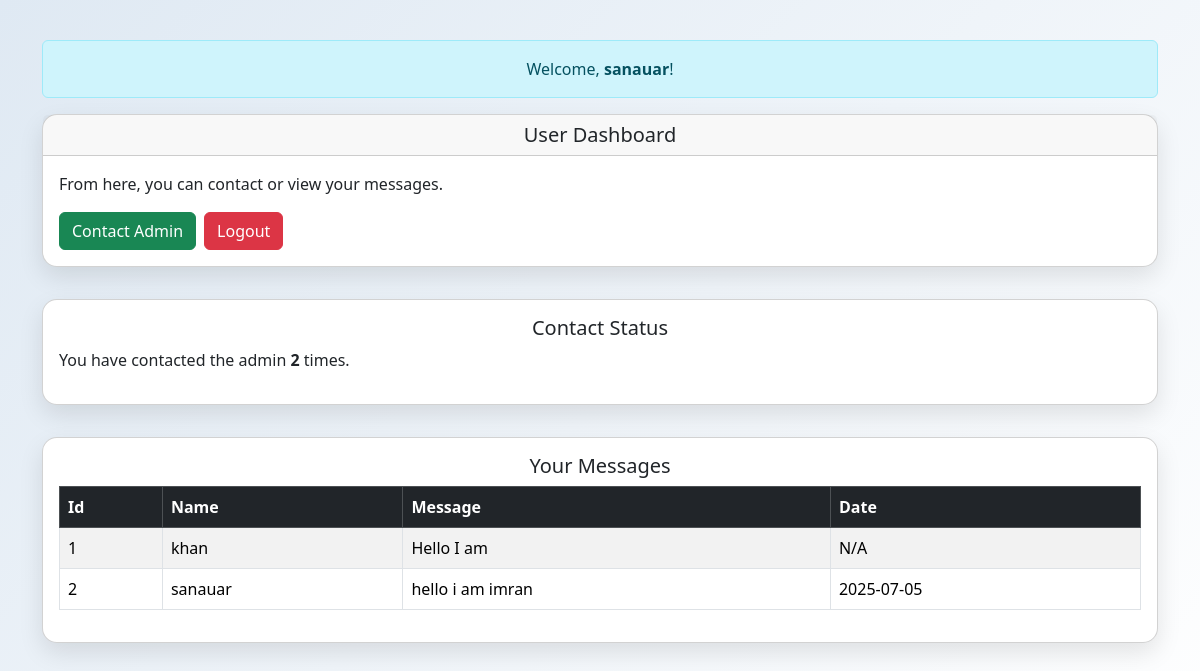
The app's page /user_dashboard (signed in) with its own data.
### models.py (models this page shows, shortened)
class User(db.Model):
    __tablename__ = 'user'
    id = db.Column(db.Integer, primary_key=True)
    name = db.Column(db.String(150),nullable=False)
    email = db.Column(db.String(150), nullable=False)
    is_verified = db.Column(db.Boolean, default=False)
    password_hash = db.Column(db.String(256), nullable=False)
    verification_token = db.Column(db.String(64),  nullable=True)
    role = db.Column(db.String(10), default='user')
    __table_args__ = (
        UniqueConstraint('email', name='uq_user_email'),
        UniqueConstraint('verification_token', name='uq_user_verification_token'),
    )

class Contact(db.Model):
    id = db.Column(db.Integer, primary_key=True)
    name = db.Column(db.String(100), nullable=False)
    email = db.Column(db.String(150), nullable=False)
    address = db.Column(db.String(200), nullable=True)
    phone = db.Column(db.String(20), nullable=True)
    message = db.Column(db.Text, nullable=False)
    user_id = db.Column(db.Integer, db.ForeignKey('user.id'))
    created_at = db.Column(db.DateTime, default=datetime.utcnow)

### app.py (the view)
@app.route('/user_dashboard')
def user_dashboard():
    if 'email' not in session or session.get('role') != 'user':
        flash('Access denied.', 'danger')
        return redirect('/login')
    user = User.query.filter_by(email=session['email']).first()
    messages = Contact.query.filter_by(user_id=user.id).all()
    message_count = len(messages)
    return render_template('user_dashboard.html' , user=user,messages=messages,message_count=message_count)

### templates/user_dashboard.html (shortened to what this page needs)
<!DOCTYPE html>
<html lang="en">
<head>
  <link href="https://cdn.jsdelivr.net/npm/bootstrap@5.3.3/dist/css/bootstrap.min.css" rel="stylesheet">
</head>
<body>
  <div class="container mt-4">
    <div class="alert alert-info text-center">
      Welcome, <strong>{{ user.name }}</strong>!
    </div>
    <div class="card">
      <div class="card-header">
        <h5 class="mb-0 text-center">User Dashboard</h5>
      </div>
      <div class="card-body">
        <p class="card-text">From here, you can contact or view your messages.</p>
        <div class="d-flex flex-wrap gap-2">
          <a href="{{ url_for('contact') }}" class="btn btn-success">Contact Admin</a>
          <a href="/logout" class="btn btn-danger">Logout</a>
        </div>
      </div>
    </div>
    <div class="card">
      <div class="card-body">
        <h5 class="card-title text-center">Contact Status</h5>
        <p>You have contacted the admin <strong>{{ message_count }}</strong> times.</p>
      </div>
    </div>
    <div class="card">
      <div class="card-body">
        <h5 class="card-title text-center">Your Messages</h5>
        <div class="table-responsive">
          <table class="table table-striped table-bordered align-middle">
            <thead class="table-dark">
              <tr>
                <th>Id</th>
                <th>Name</th>
                <th>Message</th>
                <th>Date</th>
              </tr>
            </thead>
            <tbody>
              {% for msg in messages %}
              <tr>
                <td>{{ loop.index }}</td>
                <td>{{ msg.name }}</td>
                <td>{{ msg.message }}</td>
                <td> {% if msg.created_at %}{{ msg.created_at.strftime('%Y-%m-%d') }} {% else %}N/A {% endif %}</td>
              </tr>
              {% endfor %}
            </tbody>
          </table>
        </div>
      </div>
    </div>
  </div>
</body>
</html>

### templates/user_dashboard.html (style rules this page uses)
body { background: linear-gradient(135deg, #dfe9f3, #ffffff); min-height: 100vh; padding: 1rem; }
.card { border-radius: 15px; box-shadow: 0 10px 25px rgba(0, 0, 0, 0.1); margin-bottom: 2rem; }
.table th, .table td { vertical-align: middle; }

### records on screen
User: name "sanauar"
Contact: name "khan", message "Hello I am", shows "N/A"
Contact: name "sanauar", message "hello i am imran", created_at "2025-07-05"

### other values on screen
{{ message_count }} "2"
